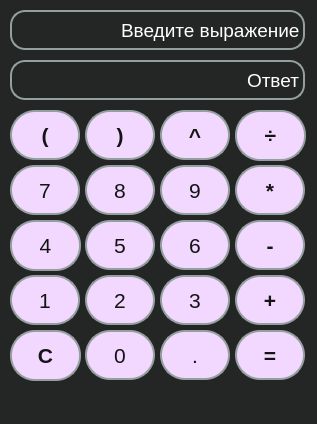
<?xml version="1.0" encoding="UTF-8"?>
<ui version="4.0">
 <class>MainWindow</class>
 <widget class="QMainWindow" name="MainWindow">
  <property name="geometry">
   <rect>
    <x>0</x>
    <y>0</y>
    <width>317</width>
    <height>424</height>
   </rect>
  </property>
  <property name="font">
   <font>
    <family>MS Shell Dlg 2</family>
   </font>
  </property>
  <property name="windowTitle">
   <string>Calculator</string>
  </property>
  <property name="windowIcon">
   <iconset resource="resources.qrc">
    <normaloff>:/img/res/Без имени-1.png</normaloff>:/img/res/Без имени-1.png</iconset>
  </property>
  <property name="styleSheet">
   <string notr="true">background-color: rgb(35, 38, 36);
</string>
  </property>
  <widget class="QWidget" name="centralWidget">
   <property name="styleSheet">
    <string notr="true"/>
   </property>
   <widget class="QPushButton" name="equalsBtn">
    <property name="geometry">
     <rect>
      <x>235</x>
      <y>330</y>
      <width>70</width>
      <height>50</height>
     </rect>
    </property>
    <property name="font">
     <font>
      <family>Arial</family>
      <pointsize>16</pointsize>
      <weight>75</weight>
      <bold>true</bold>
     </font>
    </property>
    <property name="styleSheet">
     <string notr="true">background-color:  rgb(242, 216, 255);
border-style: solid;
border-width:2px;
border-radius:25px;
border-color: rgb(148, 159, 159);
max-width: 80px;
max-height: 80px;
min-width: 44px;
min-height: 44px;
color:rgb(20, 20, 20);</string>
    </property>
    <property name="text">
     <string>=</string>
    </property>
    <property name="shortcut">
     <string>Enter</string>
    </property>
   </widget>
   <widget class="QPushButton" name="clearBtn">
    <property name="geometry">
     <rect>
      <x>10</x>
      <y>330</y>
      <width>71</width>
      <height>51</height>
     </rect>
    </property>
    <property name="font">
     <font>
      <family>Arial</family>
      <pointsize>16</pointsize>
      <weight>75</weight>
      <bold>true</bold>
     </font>
    </property>
    <property name="styleSheet">
     <string notr="true">background-color:  rgb(242, 216, 255);
border-style: solid;
border-width:2px;
border-radius:25px;
border-color: rgb(148, 159, 159);
max-width: 80px;
max-height: 80px;
min-width: 44px;
min-height: 44px;
color:rgb(20, 20, 20);</string>
    </property>
    <property name="text">
     <string>C</string>
    </property>
    <property name="shortcut">
     <string>Del</string>
    </property>
   </widget>
   <widget class="QPushButton" name="oneBtn">
    <property name="geometry">
     <rect>
      <x>10</x>
      <y>275</y>
      <width>70</width>
      <height>50</height>
     </rect>
    </property>
    <property name="font">
     <font>
      <family>Arial</family>
      <pointsize>16</pointsize>
      <weight>50</weight>
      <bold>false</bold>
     </font>
    </property>
    <property name="styleSheet">
     <string notr="true">background-color:  rgb(242, 216, 255);
border-style: solid;
border-width:2px;
border-radius:25px;
border-color: rgb(148, 159, 159);
max-width: 80px;
max-height: 80px;
min-width: 44px;
min-height: 44px;
color:rgb(20, 20, 20);</string>
    </property>
    <property name="text">
     <string>1</string>
    </property>
    <property name="shortcut">
     <string>1</string>
    </property>
   </widget>
   <widget class="QPushButton" name="twoBtn">
    <property name="geometry">
     <rect>
      <x>85</x>
      <y>275</y>
      <width>70</width>
      <height>50</height>
     </rect>
    </property>
    <property name="font">
     <font>
      <family>Arial</family>
      <pointsize>16</pointsize>
      <weight>50</weight>
      <bold>false</bold>
     </font>
    </property>
    <property name="styleSheet">
     <string notr="true">background-color:  rgb(242, 216, 255);
border-style: solid;
border-width:2px;
border-radius:25px;
border-color: rgb(148, 159, 159);
max-width: 80px;
max-height: 80px;
min-width: 44px;
min-height: 44px;
color:rgb(20, 20, 20);</string>
    </property>
    <property name="text">
     <string>2</string>
    </property>
    <property name="shortcut">
     <string>2</string>
    </property>
   </widget>
   <widget class="QPushButton" name="fourBtn">
    <property name="geometry">
     <rect>
      <x>10</x>
      <y>220</y>
      <width>71</width>
      <height>51</height>
     </rect>
    </property>
    <property name="font">
     <font>
      <family>Arial</family>
      <pointsize>16</pointsize>
      <weight>50</weight>
      <bold>false</bold>
      <stylestrategy>PreferDefault</stylestrategy>
      <kerning>true</kerning>
     </font>
    </property>
    <property name="styleSheet">
     <string notr="true">background-color:  rgb(242, 216, 255);
border-style: solid;
border-width:2px;
border-radius:25px;
border-color: rgb(148, 159, 159);
max-width: 80px;
max-height: 80px;
min-width: 44px;
min-height: 44px;
color:rgb(20, 20, 20);</string>
    </property>
    <property name="text">
     <string>4</string>
    </property>
    <property name="shortcut">
     <string>4</string>
    </property>
   </widget>
   <widget class="QPushButton" name="sevenBtn">
    <property name="geometry">
     <rect>
      <x>10</x>
      <y>165</y>
      <width>70</width>
      <height>50</height>
     </rect>
    </property>
    <property name="font">
     <font>
      <family>Arial</family>
      <pointsize>16</pointsize>
      <weight>50</weight>
      <bold>false</bold>
     </font>
    </property>
    <property name="styleSheet">
     <string notr="true">background-color:  rgb(242, 216, 255);
border-style: solid;
border-width:2px;
border-radius:25px;
border-color: rgb(148, 159, 159);
max-width: 80px;
max-height: 80px;
min-width: 44px;
min-height: 44px;
color:rgb(20, 20, 20);</string>
    </property>
    <property name="text">
     <string>7</string>
    </property>
    <property name="shortcut">
     <string>7</string>
    </property>
   </widget>
   <widget class="QPushButton" name="leftParenthBtn">
    <property name="geometry">
     <rect>
      <x>10</x>
      <y>110</y>
      <width>70</width>
      <height>50</height>
     </rect>
    </property>
    <property name="font">
     <font>
      <family>Arial</family>
      <pointsize>16</pointsize>
      <weight>75</weight>
      <bold>true</bold>
     </font>
    </property>
    <property name="styleSheet">
     <string notr="true">background-color:  rgb(242, 216, 255);
border-style: solid;
border-width:2px;
border-radius:25px;
border-color: rgb(148, 159, 159);
max-width: 80px;
max-height: 80px;
min-width: 44px;
min-height: 44px;
color:rgb(20, 20, 20);</string>
    </property>
    <property name="text">
     <string>(</string>
    </property>
    <property name="shortcut">
     <string>(</string>
    </property>
   </widget>
   <widget class="QLineEdit" name="exprTextBox">
    <property name="geometry">
     <rect>
      <x>10</x>
      <y>10</y>
      <width>295</width>
      <height>40</height>
     </rect>
    </property>
    <property name="font">
     <font>
      <family>Arial</family>
      <pointsize>14</pointsize>
     </font>
    </property>
    <property name="layoutDirection">
     <enum>Qt::LeftToRight</enum>
    </property>
    <property name="autoFillBackground">
     <bool>false</bool>
    </property>
    <property name="styleSheet">
     <string notr="true">color: white;
border: 2px solid rgb(148, 159, 159);
border-radius: 15px;</string>
    </property>
    <property name="text">
     <string>Введите выражение</string>
    </property>
    <property name="frame">
     <bool>false</bool>
    </property>
    <property name="alignment">
     <set>Qt::AlignRight|Qt::AlignTrailing|Qt::AlignVCenter</set>
    </property>
    <property name="readOnly">
     <bool>true</bool>
    </property>
    <property name="placeholderText">
     <string>0</string>
    </property>
   </widget>
   <widget class="QLineEdit" name="ansTextBox">
    <property name="geometry">
     <rect>
      <x>10</x>
      <y>60</y>
      <width>295</width>
      <height>40</height>
     </rect>
    </property>
    <property name="font">
     <font>
      <family>MS Shell Dlg 2</family>
      <pointsize>14</pointsize>
     </font>
    </property>
    <property name="layoutDirection">
     <enum>Qt::LeftToRight</enum>
    </property>
    <property name="styleSheet">
     <string notr="true">color: white;
border: 2px solid rgb(148, 159, 159);
border-radius: 15px;</string>
    </property>
    <property name="text">
     <string>Ответ</string>
    </property>
    <property name="frame">
     <bool>false</bool>
    </property>
    <property name="alignment">
     <set>Qt::AlignRight|Qt::AlignTrailing|Qt::AlignVCenter</set>
    </property>
    <property name="readOnly">
     <bool>true</bool>
    </property>
    <property name="placeholderText">
     <string>0</string>
    </property>
   </widget>
   <widget class="QPushButton" name="zeroBtn">
    <property name="geometry">
     <rect>
      <x>85</x>
      <y>330</y>
      <width>70</width>
      <height>50</height>
     </rect>
    </property>
    <property name="font">
     <font>
      <family>Arial</family>
      <pointsize>16</pointsize>
      <weight>50</weight>
      <bold>false</bold>
     </font>
    </property>
    <property name="styleSheet">
     <string notr="true">background-color:  rgb(242, 216, 255);
border-style: solid;
border-width:2px;
border-radius:25px;
border-color: rgb(148, 159, 159);
max-width: 80px;
max-height: 80px;
min-width: 44px;
min-height: 44px;
color:rgb(20, 20, 20);</string>
    </property>
    <property name="text">
     <string>0</string>
    </property>
    <property name="shortcut">
     <string>0</string>
    </property>
   </widget>
   <widget class="QPushButton" name="periodBtn">
    <property name="geometry">
     <rect>
      <x>160</x>
      <y>330</y>
      <width>70</width>
      <height>50</height>
     </rect>
    </property>
    <property name="font">
     <font>
      <family>Arial</family>
      <pointsize>16</pointsize>
      <weight>50</weight>
      <bold>false</bold>
     </font>
    </property>
    <property name="styleSheet">
     <string notr="true">background-color:  rgb(242, 216, 255);
border-style: solid;
border-width:2px;
border-radius:25px;
border-color: rgb(148, 159, 159);
max-width: 80px;
max-height: 80px;
min-width: 44px;
min-height: 44px;
color:rgb(20, 20, 20);</string>
    </property>
    <property name="text">
     <string>.</string>
    </property>
    <property name="shortcut">
     <string>.</string>
    </property>
   </widget>
   <widget class="QPushButton" name="threeBtn">
    <property name="geometry">
     <rect>
      <x>160</x>
      <y>275</y>
      <width>70</width>
      <height>50</height>
     </rect>
    </property>
    <property name="font">
     <font>
      <family>Arial</family>
      <pointsize>16</pointsize>
      <weight>50</weight>
      <bold>false</bold>
     </font>
    </property>
    <property name="styleSheet">
     <string notr="true">background-color:  rgb(242, 216, 255);
border-style: solid;
border-width:2px;
border-radius:25px;
border-color: rgb(148, 159, 159);
max-width: 80px;
max-height: 80px;
min-width: 44px;
min-height: 44px;
color:rgb(20, 20, 20); </string>
    </property>
    <property name="text">
     <string>3</string>
    </property>
    <property name="shortcut">
     <string>3</string>
    </property>
   </widget>
   <widget class="QPushButton" name="plusBtn">
    <property name="geometry">
     <rect>
      <x>235</x>
      <y>275</y>
      <width>70</width>
      <height>50</height>
     </rect>
    </property>
    <property name="font">
     <font>
      <family>Arial</family>
      <pointsize>16</pointsize>
      <weight>75</weight>
      <bold>true</bold>
     </font>
    </property>
    <property name="styleSheet">
     <string notr="true">background-color:  rgb(242, 216, 255);
border-style: solid;
border-width:2px;
border-radius:25px;
border-color: rgb(148, 159, 159);
max-width: 80px;
max-height: 80px;
min-width: 44px;
min-height: 44px;
color:rgb(20, 20, 20);</string>
    </property>
    <property name="text">
     <string>+</string>
    </property>
    <property name="shortcut">
     <string>+</string>
    </property>
   </widget>
   <widget class="QPushButton" name="subBtn">
    <property name="geometry">
     <rect>
      <x>235</x>
      <y>220</y>
      <width>70</width>
      <height>50</height>
     </rect>
    </property>
    <property name="font">
     <font>
      <family>Arial</family>
      <pointsize>16</pointsize>
      <weight>75</weight>
      <bold>true</bold>
     </font>
    </property>
    <property name="styleSheet">
     <string notr="true">background-color:  rgb(242, 216, 255);
border-style: solid;
border-width:2px;
border-radius:25px;
border-color: rgb(148, 159, 159);
max-width: 80px;
max-height: 80px;
min-width: 44px;
min-height: 44px;
color:rgb(20, 20, 20);</string>
    </property>
    <property name="text">
     <string>-</string>
    </property>
    <property name="shortcut">
     <string>-</string>
    </property>
   </widget>
   <widget class="QPushButton" name="multBtn">
    <property name="geometry">
     <rect>
      <x>235</x>
      <y>165</y>
      <width>70</width>
      <height>50</height>
     </rect>
    </property>
    <property name="font">
     <font>
      <family>Arial</family>
      <pointsize>16</pointsize>
      <weight>75</weight>
      <bold>true</bold>
     </font>
    </property>
    <property name="styleSheet">
     <string notr="true">background-color:  rgb(242, 216, 255);
border-style: solid;
border-width:2px;
border-radius:25px;
border-color: rgb(148, 159, 159);
max-width: 80px;
max-height: 80px;
min-width: 44px;
min-height: 44px;
color:rgb(20, 20, 20);</string>
    </property>
    <property name="text">
     <string>*</string>
    </property>
    <property name="shortcut">
     <string>*</string>
    </property>
   </widget>
   <widget class="QPushButton" name="divBtn">
    <property name="geometry">
     <rect>
      <x>235</x>
      <y>110</y>
      <width>71</width>
      <height>51</height>
     </rect>
    </property>
    <property name="font">
     <font>
      <family>Arial</family>
      <pointsize>16</pointsize>
      <weight>75</weight>
      <bold>true</bold>
     </font>
    </property>
    <property name="styleSheet">
     <string notr="true">background-color:  rgb(242, 216, 255);
border-style: solid;
border-width:2px;
border-radius:25px;
border-color: rgb(148, 159, 159);
max-width: 80px;
max-height: 80px;
min-width: 44px;
min-height: 44px;
color:rgb(20, 20, 20);</string>
    </property>
    <property name="text">
     <string>÷</string>
    </property>
    <property name="shortcut">
     <string>/</string>
    </property>
   </widget>
   <widget class="QPushButton" name="rightParenthBtn">
    <property name="geometry">
     <rect>
      <x>85</x>
      <y>110</y>
      <width>70</width>
      <height>50</height>
     </rect>
    </property>
    <property name="font">
     <font>
      <family>Arial</family>
      <pointsize>16</pointsize>
      <weight>75</weight>
      <bold>true</bold>
     </font>
    </property>
    <property name="styleSheet">
     <string notr="true">background-color:  rgb(242, 216, 255);
border-style: solid;
border-width:2px;
border-radius:25px;
border-color: rgb(148, 159, 159);
max-width: 80px;
max-height: 80px;
min-width: 44px;
min-height: 44px;
color:rgb(20, 20, 20);</string>
    </property>
    <property name="text">
     <string>)</string>
    </property>
    <property name="shortcut">
     <string>)</string>
    </property>
   </widget>
   <widget class="QPushButton" name="exponentBtn">
    <property name="geometry">
     <rect>
      <x>160</x>
      <y>110</y>
      <width>70</width>
      <height>50</height>
     </rect>
    </property>
    <property name="font">
     <font>
      <family>Arial</family>
      <pointsize>16</pointsize>
      <weight>75</weight>
      <bold>true</bold>
     </font>
    </property>
    <property name="styleSheet">
     <string notr="true">background-color:  rgb(242, 216, 255);
border-style: solid;
border-width:2px;
border-radius:25px;
border-color: rgb(148, 159, 159);
max-width: 80px;
max-height: 80px;
min-width: 44px;
min-height: 44px;
color:rgb(20, 20, 20);</string>
    </property>
    <property name="text">
     <string>^</string>
    </property>
    <property name="shortcut">
     <string>^</string>
    </property>
   </widget>
   <widget class="QPushButton" name="fiveBtn">
    <property name="geometry">
     <rect>
      <x>85</x>
      <y>220</y>
      <width>70</width>
      <height>50</height>
     </rect>
    </property>
    <property name="font">
     <font>
      <family>Arial</family>
      <pointsize>16</pointsize>
      <weight>50</weight>
      <bold>false</bold>
     </font>
    </property>
    <property name="styleSheet">
     <string notr="true">background-color:  rgb(242, 216, 255);
border-style: solid;
border-width:2px;
border-radius:25px;
border-color: rgb(148, 159, 159);
max-width: 80px;
max-height: 80px;
min-width: 44px;
min-height: 44px;
color:rgb(20, 20, 20);</string>
    </property>
    <property name="text">
     <string>5</string>
    </property>
    <property name="shortcut">
     <string>5</string>
    </property>
   </widget>
   <widget class="QPushButton" name="sixBtn">
    <property name="geometry">
     <rect>
      <x>160</x>
      <y>220</y>
      <width>70</width>
      <height>50</height>
     </rect>
    </property>
    <property name="font">
     <font>
      <family>Arial</family>
      <pointsize>16</pointsize>
      <weight>50</weight>
      <bold>false</bold>
     </font>
    </property>
    <property name="styleSheet">
     <string notr="true">background-color:  rgb(242, 216, 255);
border-style: solid;
border-width:2px;
border-radius:25px;
border-color: rgb(148, 159, 159);
max-width: 80px;
max-height: 80px;
min-width: 44px;
min-height: 44px;
color:rgb(20, 20, 20);</string>
    </property>
    <property name="text">
     <string>6</string>
    </property>
    <property name="shortcut">
     <string>6</string>
    </property>
   </widget>
   <widget class="QPushButton" name="eightBtn">
    <property name="geometry">
     <rect>
      <x>85</x>
      <y>165</y>
      <width>70</width>
      <height>50</height>
     </rect>
    </property>
    <property name="font">
     <font>
      <family>Arial</family>
      <pointsize>16</pointsize>
      <weight>50</weight>
      <bold>false</bold>
     </font>
    </property>
    <property name="styleSheet">
     <string notr="true">background-color:  rgb(242, 216, 255);
border-style: solid;
border-width:2px;
border-radius:25px;
border-color: rgb(148, 159, 159);
max-width: 80px;
max-height: 80px;
min-width: 44px;
min-height: 44px;
color:rgb(20, 20, 20);</string>
    </property>
    <property name="text">
     <string>8</string>
    </property>
    <property name="shortcut">
     <string>8</string>
    </property>
   </widget>
   <widget class="QPushButton" name="nineBtn">
    <property name="geometry">
     <rect>
      <x>160</x>
      <y>165</y>
      <width>70</width>
      <height>50</height>
     </rect>
    </property>
    <property name="font">
     <font>
      <family>Arial</family>
      <pointsize>16</pointsize>
      <weight>50</weight>
      <bold>false</bold>
     </font>
    </property>
    <property name="styleSheet">
     <string notr="true">background-color:  rgb(242, 216, 255);
border-style: solid;
border-width:2px;
border-radius:25px;
border-color: rgb(148, 159, 159);
max-width: 80px;
max-height: 80px;
min-width: 44px;
min-height: 44px;
color:rgb(20, 20, 20);</string>
    </property>
    <property name="text">
     <string>9</string>
    </property>
    <property name="shortcut">
     <string>9</string>
    </property>
   </widget>
  </widget>
 </widget>
 <layoutdefault spacing="6" margin="11"/>
 <resources>
  <include location="resources.qrc"/>
 </resources>
 <connections/>
</ui>
